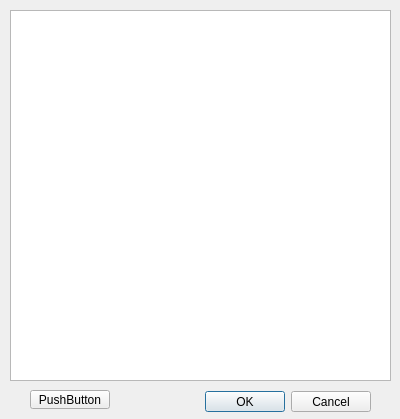
<?xml version="1.0" encoding="UTF-8"?>
<ui version="4.0">
 <class>SectorListDialog</class>
 <widget class="QDialog" name="SectorListDialog">
  <property name="geometry">
   <rect>
    <x>0</x>
    <y>0</y>
    <width>400</width>
    <height>419</height>
   </rect>
  </property>
  <property name="windowTitle">
   <string>Dialog</string>
  </property>
  <widget class="QDialogButtonBox" name="buttonBox">
   <property name="geometry">
    <rect>
     <x>30</x>
     <y>391</y>
     <width>341</width>
     <height>21</height>
    </rect>
   </property>
   <property name="orientation">
    <enum>Qt::Orientation::Horizontal</enum>
   </property>
   <property name="standardButtons">
    <set>QDialogButtonBox::StandardButton::Cancel|QDialogButtonBox::StandardButton::Ok</set>
   </property>
  </widget>
  <widget class="QListWidget" name="listWidget">
   <property name="geometry">
    <rect>
     <x>10</x>
     <y>10</y>
     <width>381</width>
     <height>371</height>
    </rect>
   </property>
  </widget>
  <widget class="QPushButton" name="addNewSector">
   <property name="geometry">
    <rect>
     <x>30</x>
     <y>390</y>
     <width>80</width>
     <height>19</height>
    </rect>
   </property>
   <property name="text">
    <string>PushButton</string>
   </property>
  </widget>
 </widget>
 <resources/>
 <connections>
  <connection>
   <sender>buttonBox</sender>
   <signal>accepted()</signal>
   <receiver>SectorListDialog</receiver>
   <slot>accept()</slot>
   <hints>
    <hint type="sourcelabel">
     <x>248</x>
     <y>254</y>
    </hint>
    <hint type="destinationlabel">
     <x>157</x>
     <y>274</y>
    </hint>
   </hints>
  </connection>
  <connection>
   <sender>buttonBox</sender>
   <signal>rejected()</signal>
   <receiver>SectorListDialog</receiver>
   <slot>reject()</slot>
   <hints>
    <hint type="sourcelabel">
     <x>316</x>
     <y>260</y>
    </hint>
    <hint type="destinationlabel">
     <x>286</x>
     <y>274</y>
    </hint>
   </hints>
  </connection>
 </connections>
</ui>
